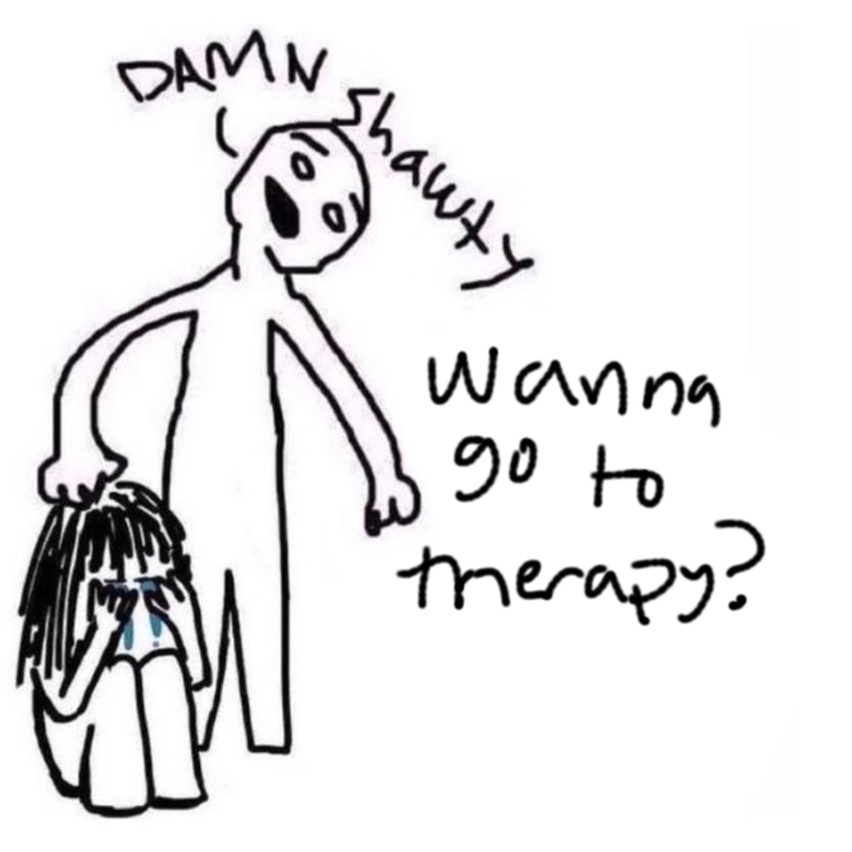
#> input picture original_images/1.jpeg, 852 x 852 px
$ python white-to-black.py original_images/1.jpeg
#> lines starting #> are read from the running program, lines starting #| are printed output that depends on the picture
from PIL import Image
import numpy as np
import argparse
from pathlib import Path

def black_to_white(path_to_image=None):
    # convert to POSIX path
#> called with path_to_image = 'original_images/1.jpeg'
    path = Path(path_to_image)
    # extract filename
    original_name = path.stem
    # open the image
    image = Image.open(path)
#> image is the input picture: PIL image 852x852 RGB; mean R, G, B 229.8, 229.2, 230
    #convert image to NumPy array
    image_arr = np.array(image)
    # rgb channels
    color_channels = image_arr[:, :, :3]
    # invert the colors
    inverted_color_channels = 255 - color_channels
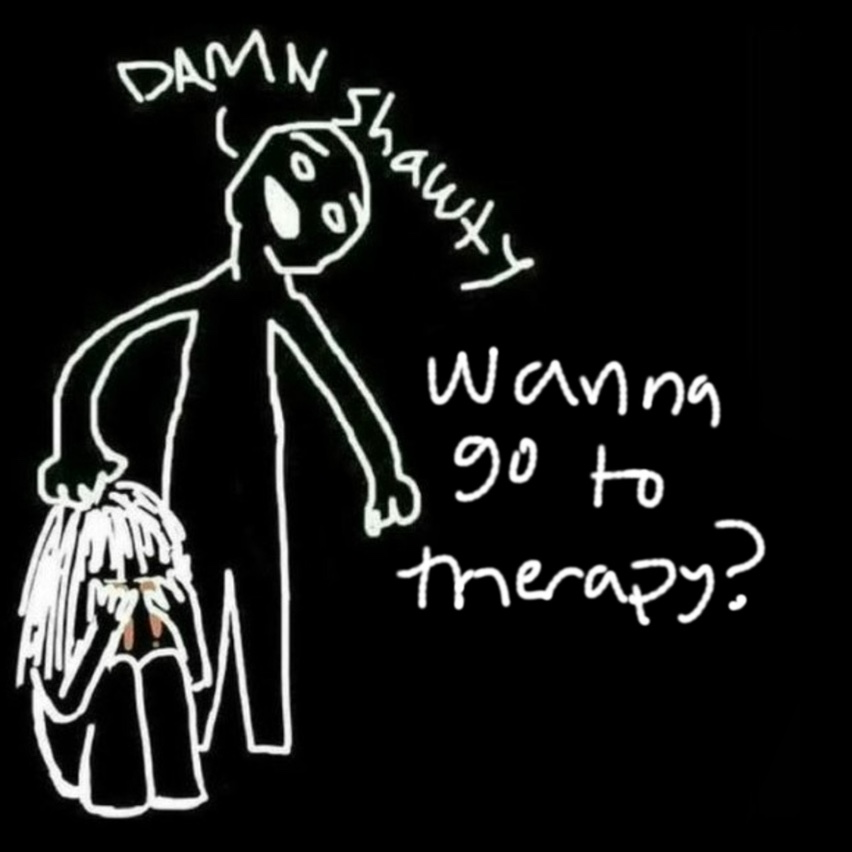
#> inverted_color_channels: shape (852, 852, 3); mean R, G, B 25.2, 25.8, 25
    # flag for if the image is PNG or JPEG
    is_png = image_arr.shape[2] == 4
#> is_png = False
    # add the alpha channel back for PNG images
    if is_png:
        alpha_channel = image_arr[:, :, 3]
        inverted_arr = np.dstack( (inverted_color_channels, alpha_channel) )
    else:
        inverted_arr = inverted_color_channels
    # convert NumPy array back to image
    inverted_img = Image.fromarray(inverted_arr)
    # see the converted image
    # inverted_img.show()
    # uncomment the line below to save the converted image
    inverted_img.save(original_name + '_converted' + '.jpeg', 'JPEG')


if __name__=='__main__':
    # parsing arguments
    parser = argparse.ArgumentParser()
    parser.add_argument('imagepath', type=str, default='1.jpeg',
                        help='image to be converted to dark mode')
    parser.add_argument('-v', '--verbose', action='store_true',
                        help='increase output verbosity')

    args = parser.parse_args()
    # answer = args.square**2

    # convert image
    black_to_white(path_to_image=args.imagepath)

    if args.verbose:
        print(f'successfully converted {args.imagepath}')
    else:
        print(f'success')

$ run again, with original_images/2.jpeg copied over original_images/1.jpeg
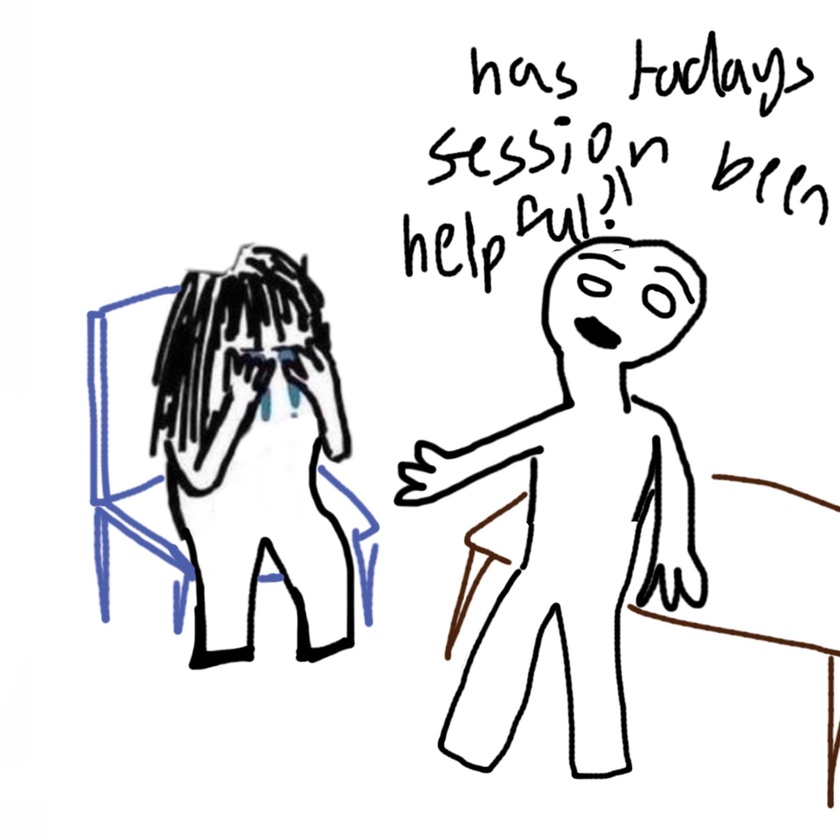
#> input picture original_images/2.jpeg, 840 x 840 px, shrunk from 1792 x 1792 before the run
#> in black_to_white, image is the input picture: PIL image 840x840 RGB; mean R, G, B 229.5, 229.5, 230.4
#> in black_to_white, `inverted_color_channels = 255 - color_channels`:
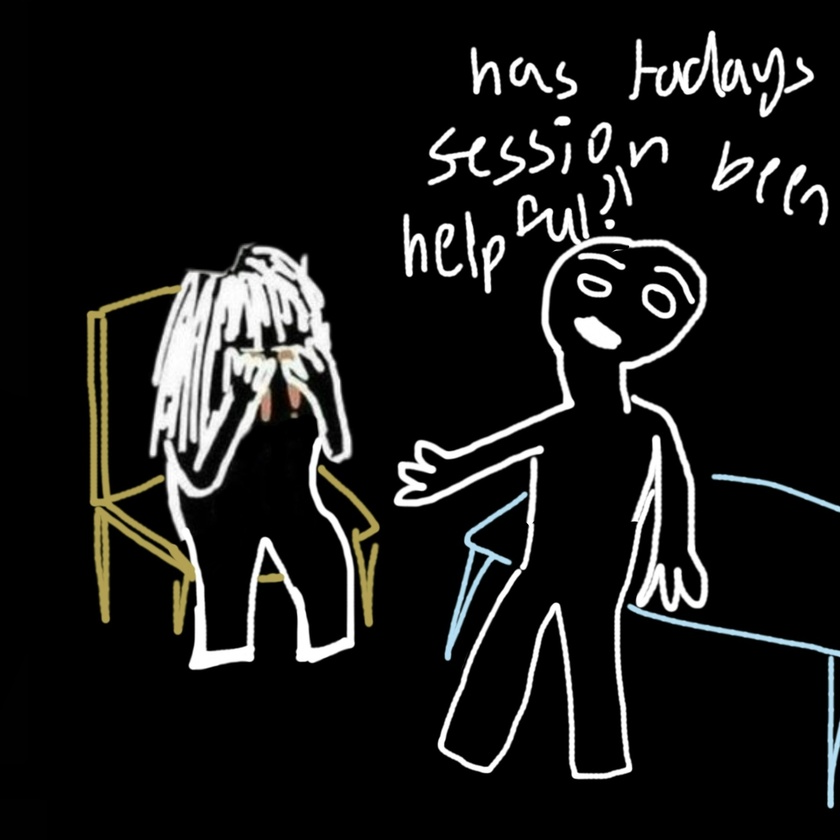
#> inverted_color_channels: shape (840, 840, 3); mean R, G, B 25.5, 25.5, 24.6

$ run again, with original_images/fav1.jpeg copied over original_images/1.jpeg
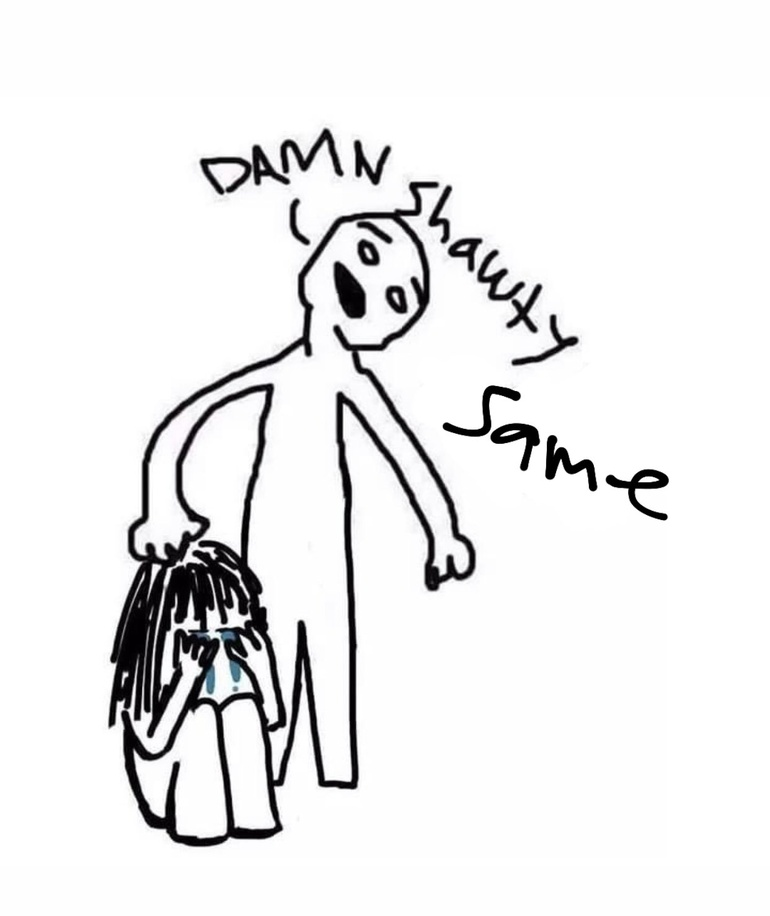
#> input picture original_images/fav1.jpeg, 770 x 916 px, shrunk from 1242 x 1478 before the run
#> in black_to_white, image is the input picture: PIL image 770x916 RGB; mean R, G, B 235.9, 235.8, 236.2
#> in black_to_white, `inverted_color_channels = 255 - color_channels`:
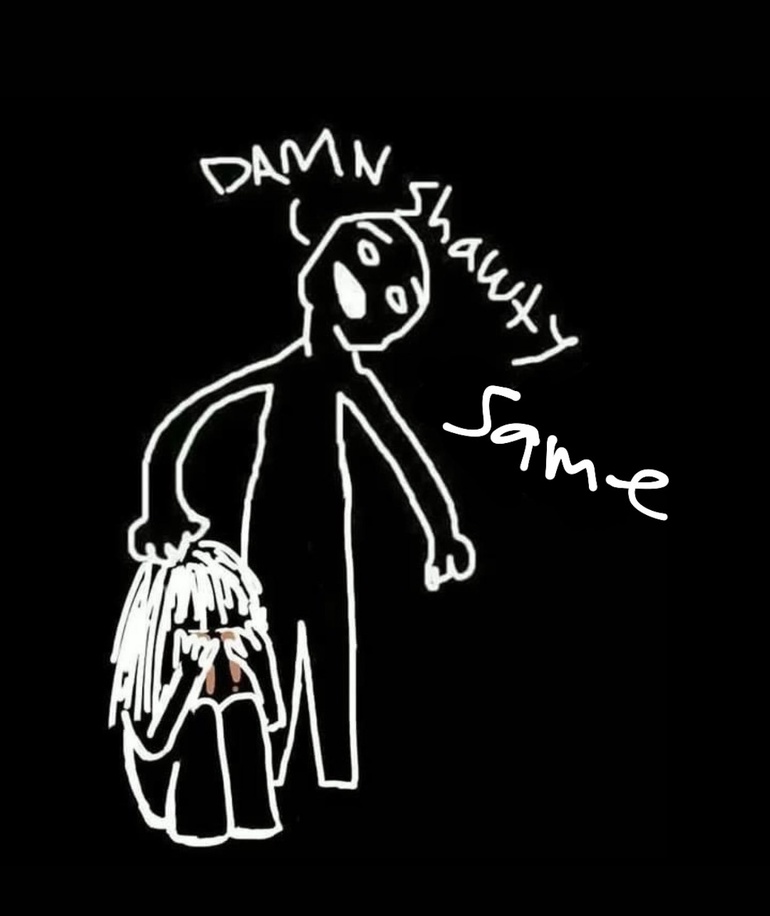
#> inverted_color_channels: shape (916, 770, 3); mean R, G, B 19.1, 19.2, 18.8

$ run again, with original_images/fav2.jpeg copied over original_images/1.jpeg
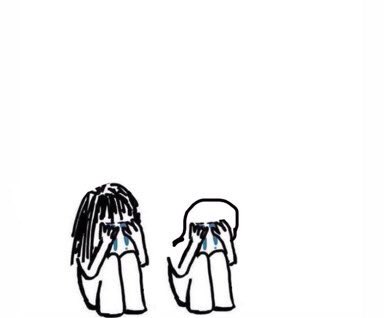
#> input picture original_images/fav2.jpeg, 384 x 318 px
#> in black_to_white, image is the input picture: PIL image 384x318 RGB; mean R, G, B 241.5, 241.4, 241.7
#> in black_to_white, `inverted_color_channels = 255 - color_channels`:
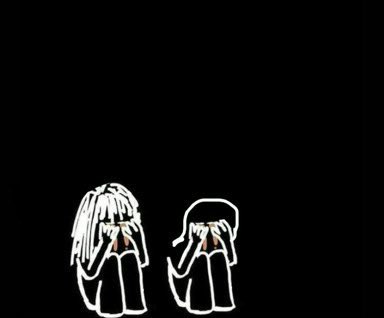
#> inverted_color_channels: shape (318, 384, 3); mean R, G, B 13.5, 13.6, 13.3
